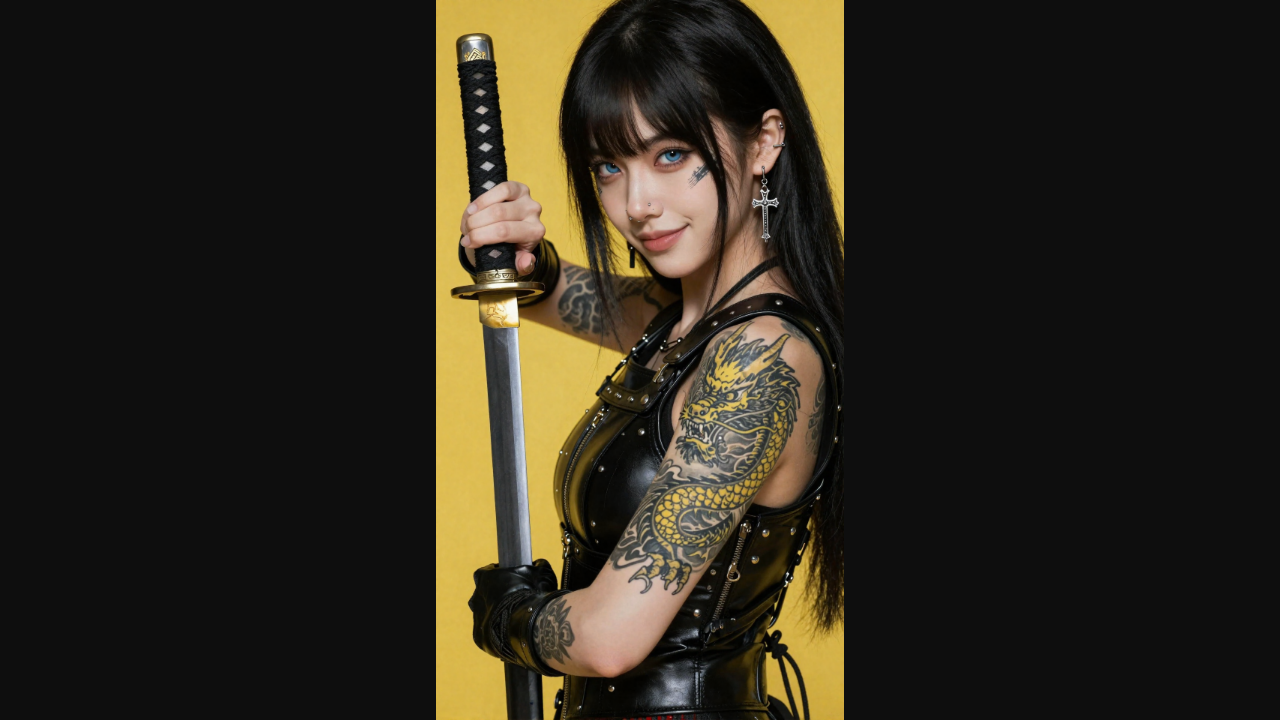
#> input picture d7r2-original-0.png, 1280 x 720 px
$ python image_metrics.py --a ../d7r2-original-0.png --b ../d7r2-original-1.png
#> lines starting #> are read from the running program, lines starting #| are printed output that depends on the picture; long printed decimals are rounded
#!/usr/bin/env python3
"""Pure local PIL/numpy image quality metrics for two same-size images.

Computes (mean_abs_diff, max_abs_diff, rmse are normalized to [0,1]):
    mean_abs_diff   - mean absolute pixel difference (normalized [0,1])
    max_abs_diff    - maximum absolute pixel difference (normalized [0,1])
    rmse            - root mean square error (normalized [0,1])
    psnr            - peak signal-to-noise ratio in dB (255 peak); null when
                      the images are identical (see 'identical' flag)
    ssim            - structural similarity in [0,1], fixed 11x11 Gaussian win

Also reports image shape/channel checks and produces strict JSON-safe output
(no NaN/Infinity tokens).  No dependency beyond the existing numpy/Pillow
install.

Usage:
    python tools/image_metrics.py --a baseline.png --b candidate.png [--json]
"""

import argparse
import json
import math

import numpy as np
from PIL import Image

PIXEL_MAX = 255.0

SSIM_WIN = 11
SSIM_SIGMA = 1.5
C1 = (0.01 * PIXEL_MAX) ** 2
C2 = (0.03 * PIXEL_MAX) ** 2


def _to_float_grayscale(img: Image.Image) -> np.ndarray:
    """Convert a PIL image to a float 0..255 grayscale array (H, W)."""
    if img.mode == "L":
        arr = np.asarray(img, dtype=np.float32)
    else:
        arr = np.asarray(img.convert("L"), dtype=np.float32)
    return arr


def _to_float_rgb(img: Image.Image) -> np.ndarray:
    """Convert a PIL image to a float 0..255 RGB array (H, W, 3)."""
    if img.mode == "RGB":
        arr = np.asarray(img, dtype=np.float32)
    elif img.mode == "L":
        arr = np.asarray(img, dtype=np.float32)
        arr = np.stack([arr, arr, arr], axis=-1)
    else:
        arr = np.asarray(img.convert("RGB"), dtype=np.float32)
    return arr


def _gaussian_kernel(size: int, sigma: float) -> np.ndarray:
    """Build a 1-D Gaussian kernel, normalized to sum 1.0."""
    ax = np.arange(-(size // 2), size // 2 + 1, dtype=np.float32)
    g = np.exp(-0.5 * (ax / sigma) ** 2)
    g /= g.sum()
    return g


def _ssim(a: np.ndarray, b: np.ndarray, kernel: np.ndarray) -> float:
    """Compute mean SSIM over a grayscale image pair using a fixed window."""
    mu_a = _conv2(a, kernel)
    mu_b = _conv2(b, kernel)
    mu_a_sq = mu_a * mu_a
    mu_b_sq = mu_b * mu_b
    mu_ab = mu_a * mu_b
    sigma_a_sq = _conv2(a * a, kernel) - mu_a_sq
    sigma_b_sq = _conv2(b * b, kernel) - mu_b_sq
    sigma_ab = _conv2(a * b, kernel) - mu_ab
    ssim_map = (
        (2.0 * mu_ab + C1) * (2.0 * sigma_ab + C2)
    ) / ((mu_a_sq + mu_b_sq + C1) * (sigma_a_sq + sigma_b_sq + C2))
    return float(np.mean(ssim_map))


def _conv2(arr: np.ndarray, kernel: np.ndarray) -> np.ndarray:
    """Separable 2-D convolution with edge padding, float32 throughout."""
    a = arr.astype(np.float32, copy=False)
    n = int(kernel.shape[0])
    off = n // 2
    padded = np.pad(a, ((off, off), (off, off)), mode="edge")
    h, w = padded.shape
    temp = np.zeros_like(padded)
    for i in range(h):
        row = padded[i]
        for j in range(w):
            lo = max(0, j - off)
            hi = min(w, j + off + 1)
            k_lo = off - (j - lo)
            temp[i, j] = float(np.dot(row[lo:hi], kernel[k_lo:k_lo + hi - lo]))
    out = np.zeros_like(padded)
    for j in range(w):
        col = temp[:, j]
        for i in range(h):
            lo = max(0, i - off)
            hi = min(h, i + off + 1)
            k_lo = off - (i - lo)
            out[i, j] = float(np.dot(col[lo:hi], kernel[k_lo:k_lo + hi - lo]))
    return out[off:-off, off:-off]


def _shape(a_img: Image.Image, b_img: Image.Image) -> dict:
    return {
        "width": a_img.width,
        "height": a_img.height,
        "a_channels": len(a_img.getbands()),
        "b_channels": len(b_img.getbands()),
        "same_size": (a_img.size == b_img.size),
        "same_channels": (len(a_img.getbands()) == len(b_img.getbands())),
    }


def _is_blank(arr: np.ndarray) -> bool:
    """True when the array has zero variance (uniform image)."""
    return float(np.ptp(arr)) == 0.0


def _finite_ratio(arr: np.ndarray) -> float:
    return float(np.mean(np.isfinite(arr)))


def _nan_ratio(arr: np.ndarray) -> float:
    return float(np.mean(np.isnan(arr)))


def compute_metrics(path_a: str, path_b: str) -> dict:
    """Compute full metrics for two image files.

    Returns a strict JSON-safe dict (no NaN/Infinity).  Never raises for value
    differences; shape mismatches are reported in 'checks' and metrics are
    reported as None when they cannot be meaningfully computed.  Identical
    images yield psnr=None plus 'identical': True.
    """
#> called with path_a = '../d7r2-original-0.png', path_b = '../d7r2-original-1.png'
    with Image.open(path_a) as ia, Image.open(path_b) as ib:
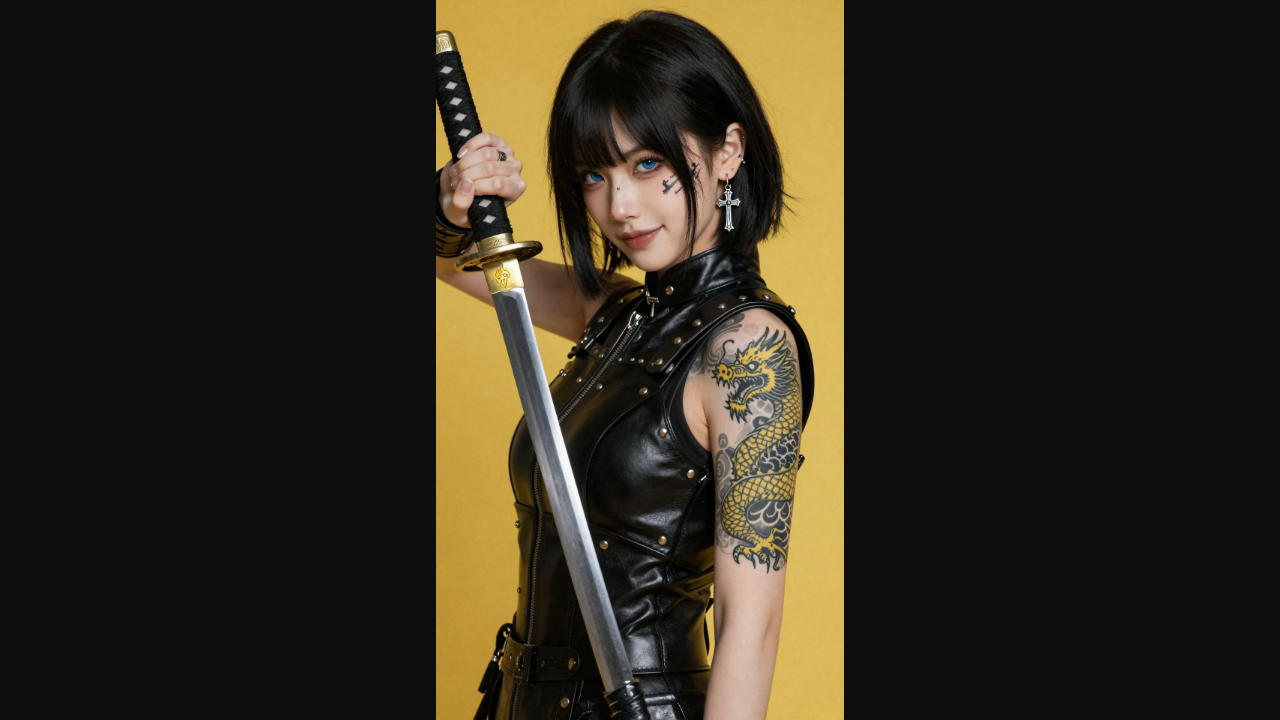
#> input picture d7r2-original-1.png, 1280 x 720 px
#> ia is the input picture: PIL image 1280x720 RGB; mean R, G, B 45.3, 40, 28.3
#> ib is the input picture: PIL image 1280x720 RGB; mean R, G, B 48.3, 42.3, 29.7
        shape = _shape(ia, ib)
#> shape = {'width': 1280, 'height': 720, 'a_channels': 3, 'b_channels': 3, 'same_size': True, 'same_channels': True}
        rgb_a = _to_float_rgb(ia)
        rgb_b = _to_float_rgb(ib)
        gray_a = _to_float_grayscale(ia)
        gray_b = _to_float_grayscale(ib)
#> in _to_float_grayscale (call 2), `arr = np.asarray(img.convert("L"), dtype=np.float32)`:
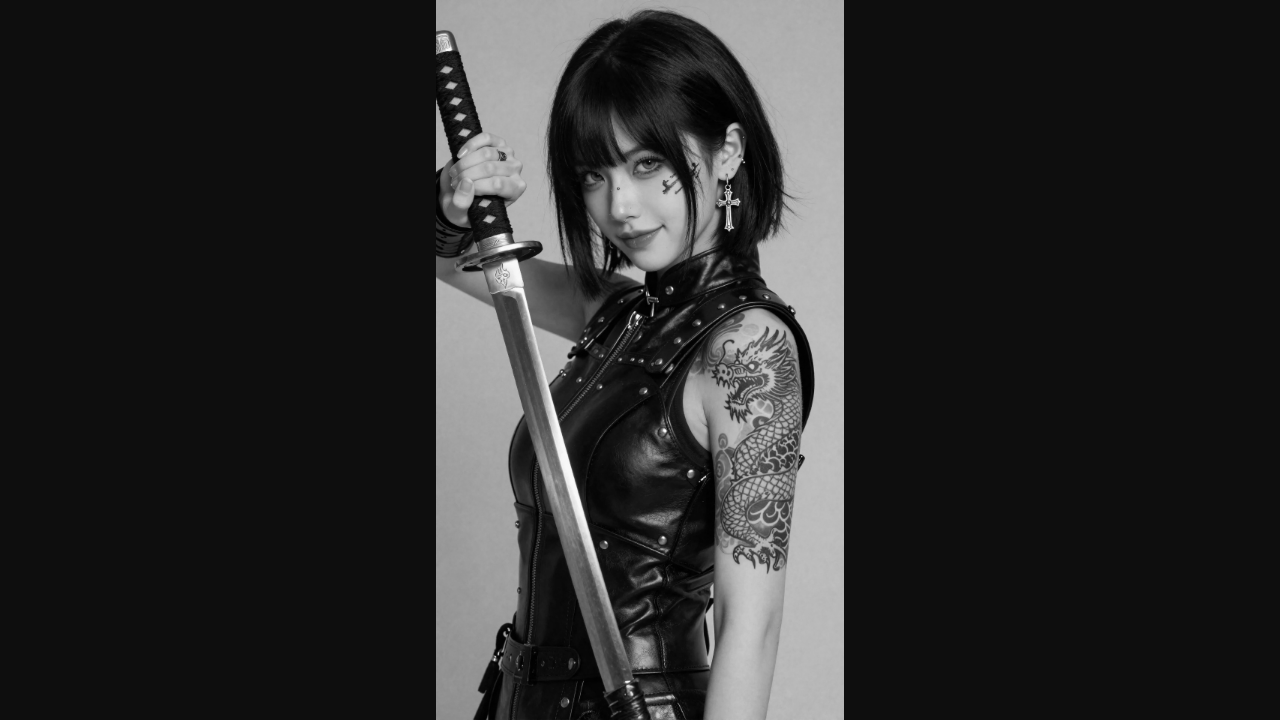
#> arr: shape (720, 1280) float32; min 0, max 252, mean 42.6

    checks = {
        "same_size": shape["same_size"],
        "same_channels": shape["same_channels"],
        "blank_a": _is_blank(rgb_a),
        "blank_b": _is_blank(rgb_b),
        "nan_a": _nan_ratio(rgb_a) > 0.0,
        "nan_b": _nan_ratio(rgb_b) > 0.0,
        "inf_a": _finite_ratio(rgb_a) < 1.0,
        "inf_b": _finite_ratio(rgb_b) < 1.0,
    }
#> checks = {'same_size': True, 'same_channels': True, 'blank_a': False, 'blank_b': False, 'nan_a': False, 'nan_b': False, 'inf_a': False, 'inf_b': False}

    result = {
        "path_a": path_a,
        "path_b": path_b,
        "shape": shape,
        "checks": checks,
    }

    if not (shape["same_size"] and shape["same_channels"]):
        result.update(
            {
                "mean_abs_diff": None,
                "max_abs_diff": None,
                "rmse": None,
                "psnr": None,
                "ssim": None,
                "identical": False,
            }
        )
        result["valid"] = False
        return result

    diff = np.abs(rgb_a - rgb_b)
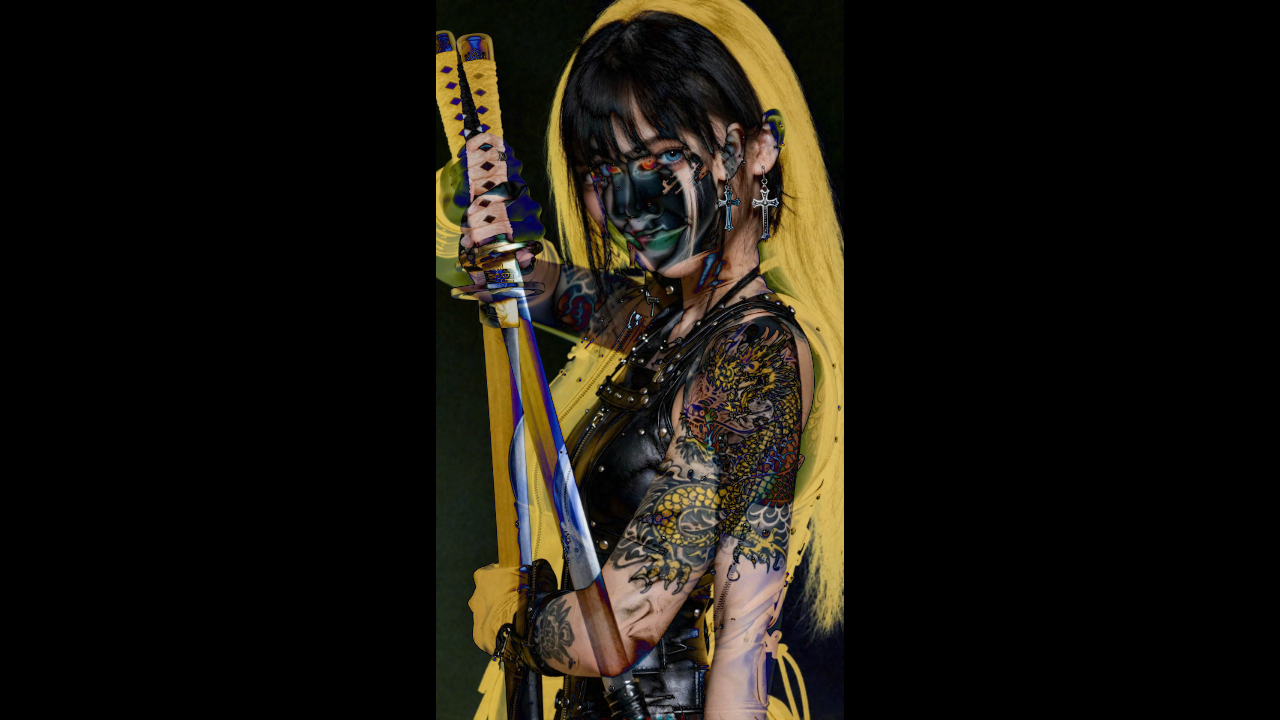
#> diff: shape (720, 1280, 3) float32; mean R, G, B 25.7, 22.1, 15.1
    mse = float(np.mean(diff ** 2))
#> mse = 2558.7
    identical = mse == 0.0
#> identical = False

    mean_abs = float(np.mean(diff)) / PIXEL_MAX
#> mean_abs = 0.0823
    max_abs = float(np.max(diff)) / PIXEL_MAX
#> max_abs = 0.969
    rmse = (math.sqrt(mse) if mse > 0.0 else 0.0) / PIXEL_MAX
#> rmse = 0.198
    psnr = None if identical else 10.0 * math.log10(PIXEL_MAX ** 2 / mse)
#> psnr = 14.05
    ssim = _ssim(gray_a, gray_b, _gaussian_kernel(SSIM_WIN, SSIM_SIGMA))
#> in _ssim, `ssim_map = ( (2.0 * mu_ab + C1) * (2.0 * sigma_ab + C2) ) / ((mu_a_sq ..`:
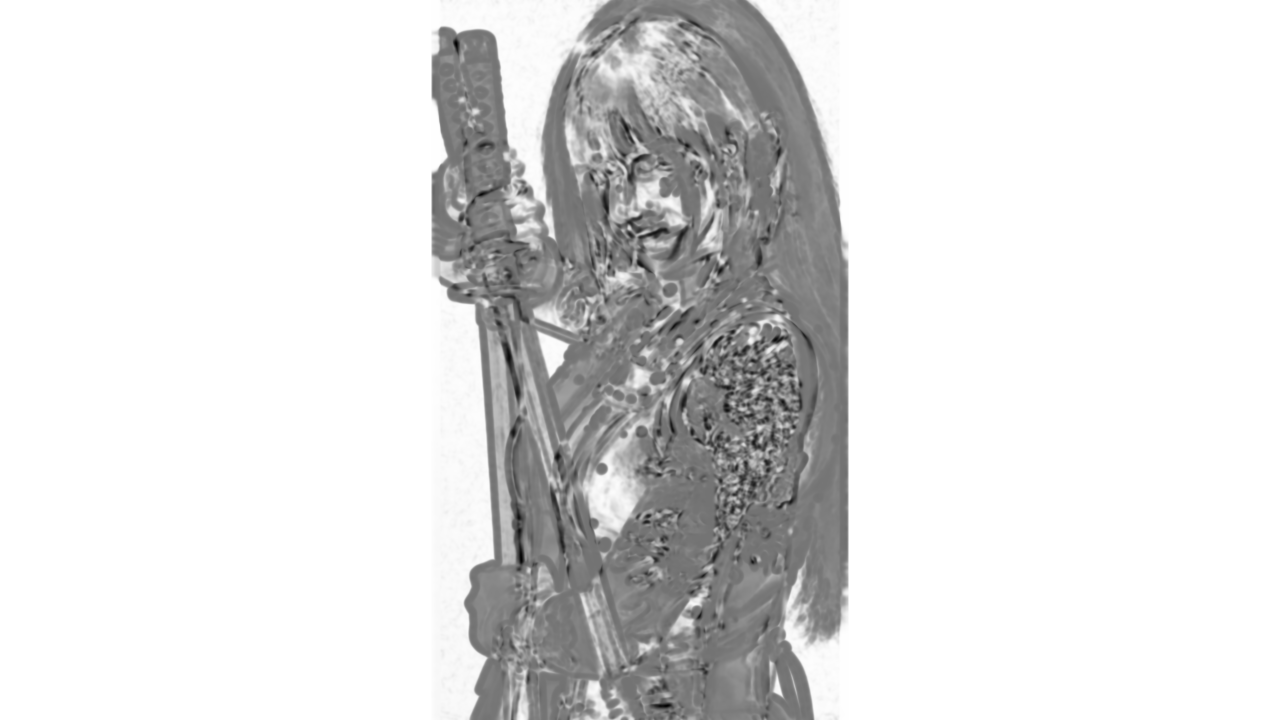
#> ssim_map: shape (720, 1280) float32; min -0.828, max 1, mean 0.762; drawn with min black and max white
#> ssim = 0.762

    result.update(
        {
            "mean_abs_diff": mean_abs,
            "max_abs_diff": max_abs,
            "rmse": rmse,
            "psnr": psnr,
            "ssim": ssim,
            "identical": identical,
        }
    )
    result["valid"] = True
    return result


def to_json(result: dict) -> str:
    """Serialize a metrics dict to strict, deterministic JSON (no NaN/Inf)."""
    return json.dumps(result, indent=2, sort_keys=True, allow_nan=False)


def main() -> None:
    parser = argparse.ArgumentParser(
        description="Compute local image quality metrics for two same-size images."
    )
    parser.add_argument("--a", required=True, help="baseline image path")
    parser.add_argument("--b", required=True, help="candidate image path")
    parser.add_argument("--json", action="store_true", help="emit JSON only")
    args = parser.parse_args()

    result = compute_metrics(args.a, args.b)
#> result = 11 items
    if args.json:
        print(to_json(result))
        return

    print(f"a: {result['path_a']} ({result['shape']['width']}x{result['shape']['height']})")
#| a: ../d7r2-original-0.png (1280x720)
    print(f"b: {result['path_b']} ({result['shape']['width']}x{result['shape']['height']})")
#| b: ../d7r2-original-1.png (1280x720)
    print(f"same_size={result['checks']['same_size']} same_channels={result['checks']['same_channels']}")
#| same_size=True same_channels=True
    print(f"mean_abs_diff={result['mean_abs_diff']}")
#| mean_abs_diff=0.08229
    print(f"max_abs_diff={result['max_abs_diff']}")
#| max_abs_diff=0.9686
    print(f"rmse={result['rmse']}")
#| rmse=0.1984
    print(f"psnr={result['psnr']}")
#| psnr=14.051
    print(f"ssim={result['ssim']}")
#| ssim=0.7625
    print(f"identical={result['identical']}")
#| identical=False
    print(f"valid={result['valid']}")
#| valid=True


if __name__ == "__main__":
    main()
